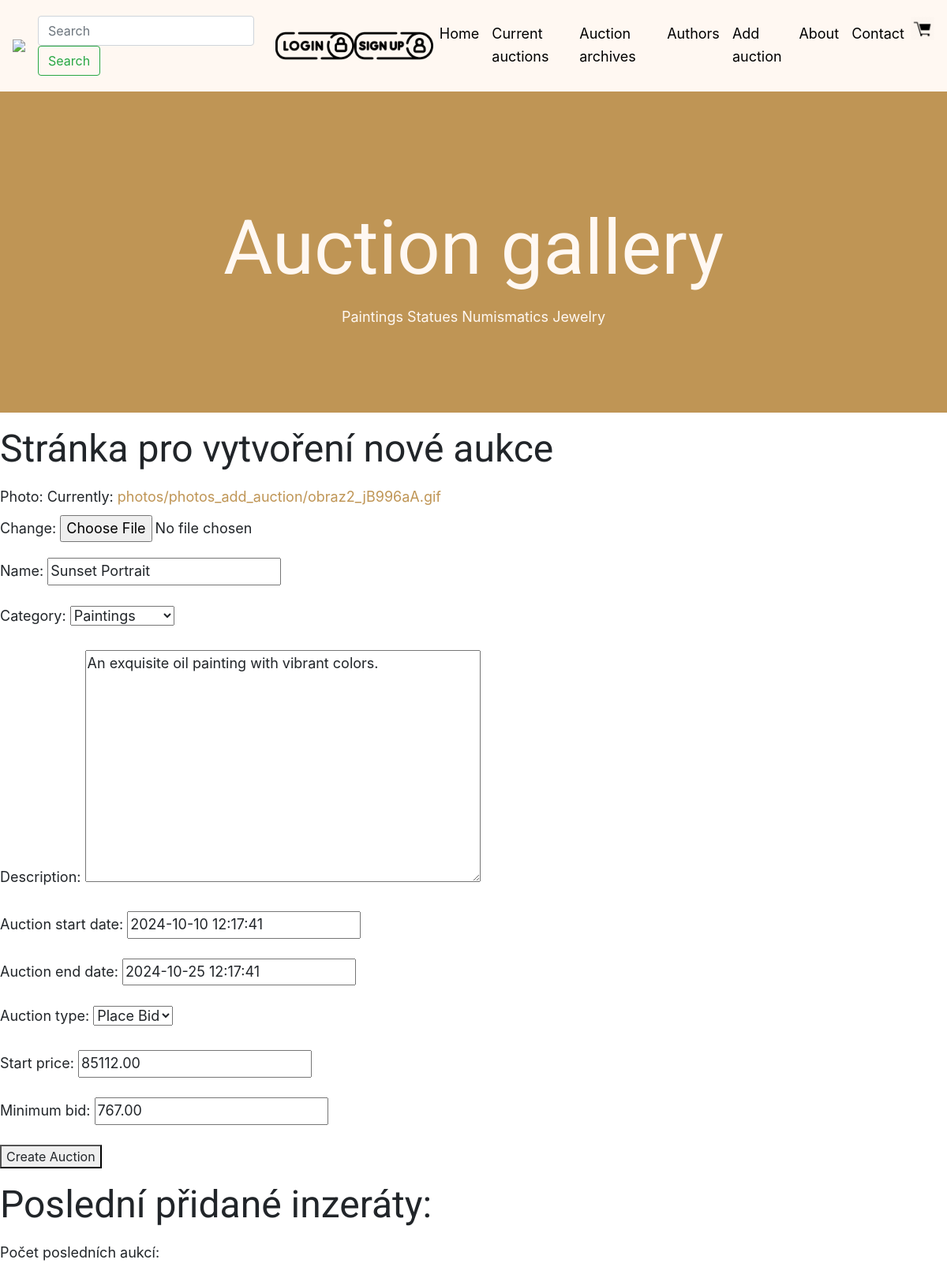
/add_auction/update/1410, run on an earlier commit of the app's database.
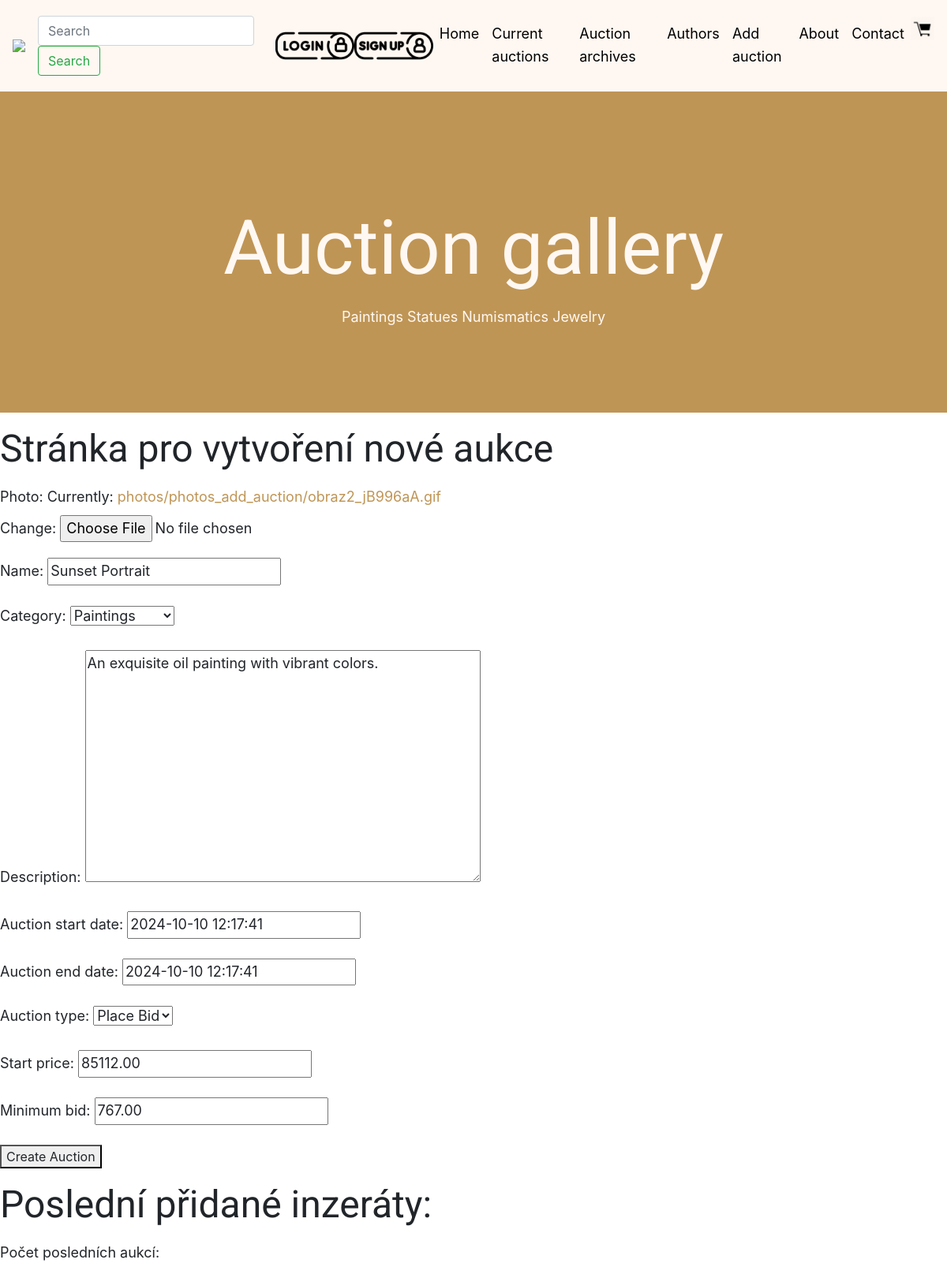
And on a later commit of the database.
### viewer/models.py (models this page shows, shortened)
class AddAuction(Model):
    photo = models.ImageField(upload_to='photos/')
    name = CharField(max_length=128)
    user = ForeignKey(User, on_delete=models.DO_NOTHING)
    category = ForeignKey(Category, on_delete=models.DO_NOTHING)
    description = TextField()
    promotion = BooleanField(default=False)
    auction_start_date = DateTimeField(default=datetime.now)
    auction_end_date = DateTimeField(default=datetime.now)
    number_of_views = IntegerField(default=0)
    created = DateTimeField(auto_now_add=True)
    auction_type = CharField(
        max_length=10,
        choices=[('buy_now', 'Buy Now'), ('place_bid', 'Place Bid')],
        default='place_bid'
    )
    buy_now_price = models.DecimalField(max_digits=10, decimal_places=2, null=True, blank=True)
    price = models.DecimalField(max_digits=10, decimal_places=2, null=True, blank=True)
    start_price = models.DecimalField(max_digits=10, decimal_places=2, null=True, blank=True)
    previous_price = models.DecimalField(max_digits=10, decimal_places=2, null=True, blank=True)
    minimum_bid = models.DecimalField(max_digits=10, decimal_places=2, null=True, blank=True)

class Category(Model):
    name = CharField(max_length=128)
    def __str__(self):
        return f"{self.name}"

### viewer/views.py (the view)
# urls.py: path('add_auction/update/<pk>', Add_auctionUpdateView.as_view(), name='add_auction_update'),
class Add_auctionUpdateView(UpdateView):
    template_name = 'add_auction_form.html'
    model = AddAuction
    form_class = AddAuctionForm
    model = AddAuction
    form_class = AddAuctionForm
    success_url = reverse_lazy('add_auction')

### viewer/forms.py
class AddAuctionForm(ModelForm):
    class Meta:
        model = AddAuction
        fields = '__all__'
        widgets = {
            'price': forms.HiddenInput(),
            'previous_price': forms.HiddenInput(),
            'number_of_views': forms.HiddenInput(),
            'promotion': forms.HiddenInput(),
        }
    def __init__(self, *args, **kwargs):
        super(AddAuctionForm, self).__init__(*args, **kwargs)
        self.fields.pop('user')  # Odebere pole 'user' z formuláře, aby nebylo zobrazeno

### viewer/templates/add_auction_form.html (shortened to what this page needs)
{% extends "base.html" %}
{% load static %}
{% load my_filters %}
{% block content %}
<link rel="stylesheet" type="text/css" href="{% static 'style.css' %}">
    <h2>Stránka pro vytvoření nové aukce</h2>
<form method="POST" enctype="multipart/form-data">
    {{ form.as_p }}
    <button type="submit">Create Auction</button>
</form>
<h2>Poslední přidané inzeráty:</h2>
<p>Počet posledních aukcí: {{ last_auctions.count }}</p>
{% endblock %}

### viewer/templates/base.html (shortened to what this page needs)
{% load static %}
<html {% if LANGUAGE_CODE %}lang="{{ LANGUAGE_CODE }}" {% endif %}>
<head>
    <link rel="stylesheet" href="https://stackpath.bootstrapcdn.com/bootstrap/4.2.1/css/bootstrap.min.css"
>
</head>
<body>
<nav class="navbar navbar-expand-lg navbar-dark " style="background-color: #fff8f2;">
        <a href="{% url 'index' %}" style="max-width: 200px; height: auto;">
          <img src={% static "Auction gallery -ořez.gif" %} class="u-logo-image u-logo-image-1" style="max-width: 200px; height: auto;">
        </a>
        <form class="form-inline my-2 my-lg-0 mr-auto" action="/search/" method="GET">
            <input class="form-control mr-sm-2" type="search" placeholder="Search" aria-label="Search" name="Search">
            <button class="btn btn-outline-success my-2 my-sm-0" type="submit">Search</button>
        </form>
        {% if user.is_authenticated %}
        <form method="POST" action="{% url 'logout' %}">
        {% csrf_token %}
        <button type="submit">Logout</button>
        </form>
        {% else %}
            <a href="{% url 'login' %}"><img src="{% static "login.png" %}" style="max-width: 100px; height: auto;"></a>
            <a href="{% url 'sign_up' %}"><img src="{% static "sign_up.png" %}" style="max-width: 100px; height: auto;"></a>
        {% endif %}
        <div class="collapse navbar-collapse" id="navbarNavAltMarkup">
            <div class="navbar-nav ml-auto">
                <a class="nav-item nav-link active" href="{% url 'index' %}" style="color: black;">
                    Home
                </a>
                <a class="nav-item nav-link" href="{% url 'current_auctions' %}" style="color: black;">
                    Current auctions
                </a>
                <a class="nav-item nav-link" href="{% url 'auction_archives' %}" style="color: black;">
                    Auction archives
                </a>
                <a class="nav-item nav-link" href="{% url 'authors' %}" style="color: black;">
                    Authors
                </a>
                <a class="nav-item nav-link" href="{% url 'add_auction_create' %}" style="color: black;">
                    Add auction
                </a>
                <a class="nav-item nav-link" href="{% url 'about' %}" style="color: black;">
                    About
                </a>
                <a class="nav-item nav-link" href="{% url 'contact' %}" style="color: black;">
                    Contact
                </a>
                <a href="{% url 'cart_view' %}" class="">
                <img alt="" src="{% static 'cart.png' %}" width="30" height="auto" class="u-image u-image-default u-image-3">
                </a>
            </div>
        </div>
</nav>
<!DOCTYPE html>
<html style="font-size: 16px;" lang="en"><head>
    <link rel="stylesheet" href="{% static 'nicepage.css' %}" media="screen">
<link rel="stylesheet" href="{% static 'index.css' %}" media="screen">
  <meta data-intl-tel-input-cdn-path="intlTelInput/"></head>
    <section class="u-align-center u-clearfix u-container-align-center u-palette-1-base u-section-1" src="" id="carousel_ef82">
      <div class="u-clearfix u-sheet u-valign-middle u-sheet-1">
        <h1 class="u-align-center u-text u-text-default u-title u-text-1">Auction gallery</h1>
          <p class="auction-categories"><a href="{% url 'paintings' %}">   Paintings   </a> <a href="{% url 'statues' %}">   Statues   </a> <a href="{% url 'numismatics' %}">   Numismatics   </a> <a href="{% url 'jewelry' %}">   Jewelry   </a></p>
      </div>
    </section>
{% block content %}{% endblock %}
</body></html>

### viewer/static/index.css (style rules this page uses)
.u-section-1 { background-image: none; }
.u-section-1 .u-sheet-1 { min-height: 407px; }
.u-section-1 .u-text-1 { box-shadow: 0px 0px 0 0 rgba(0,0,0,0); margin: 60px auto 0; }

What changed in the data, as far as the page shows it:
changed AddAuction "Paintings": auction_end_date "2024-10-25 12:17:41" → "2024-10-10 12:17:41"
